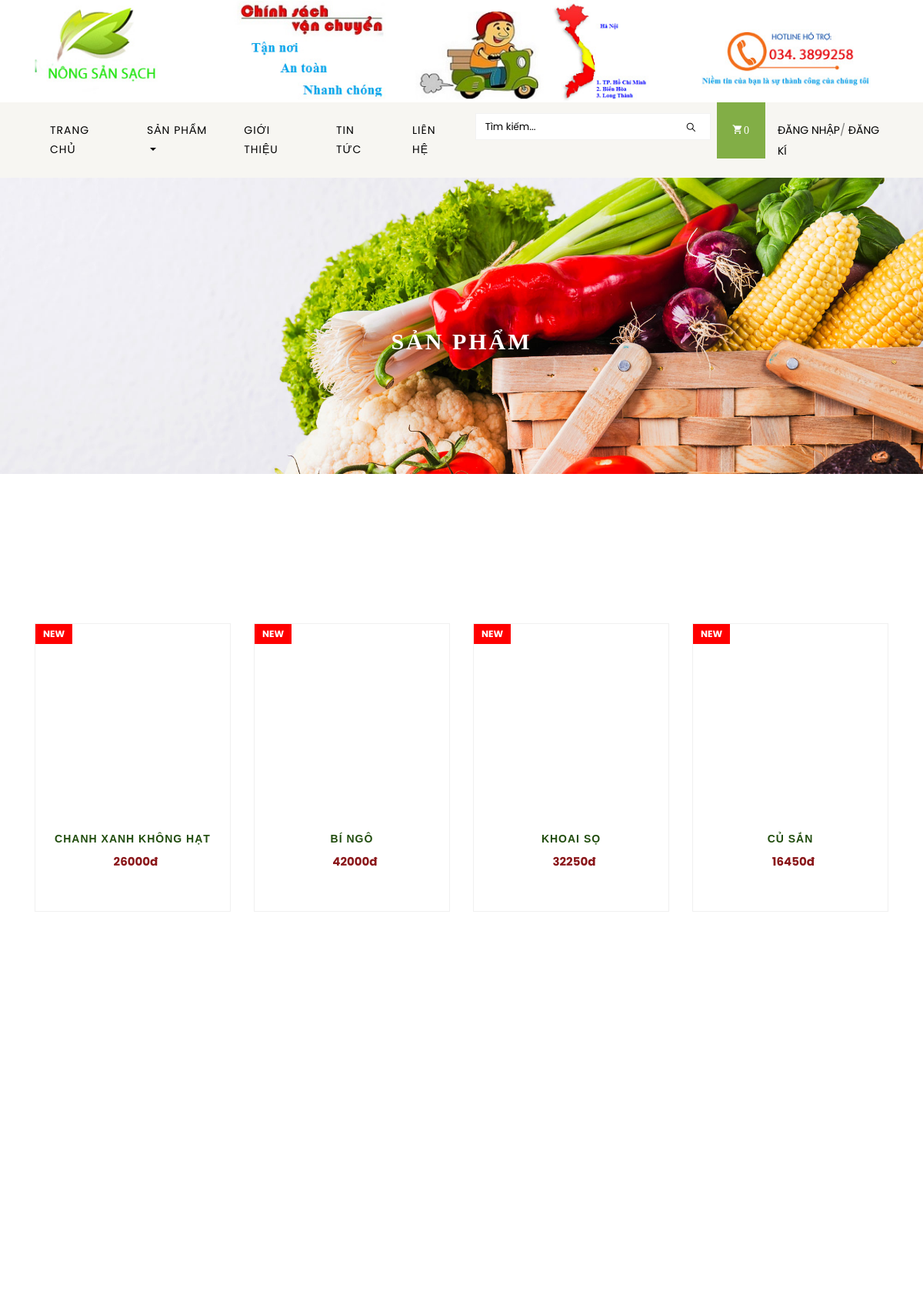
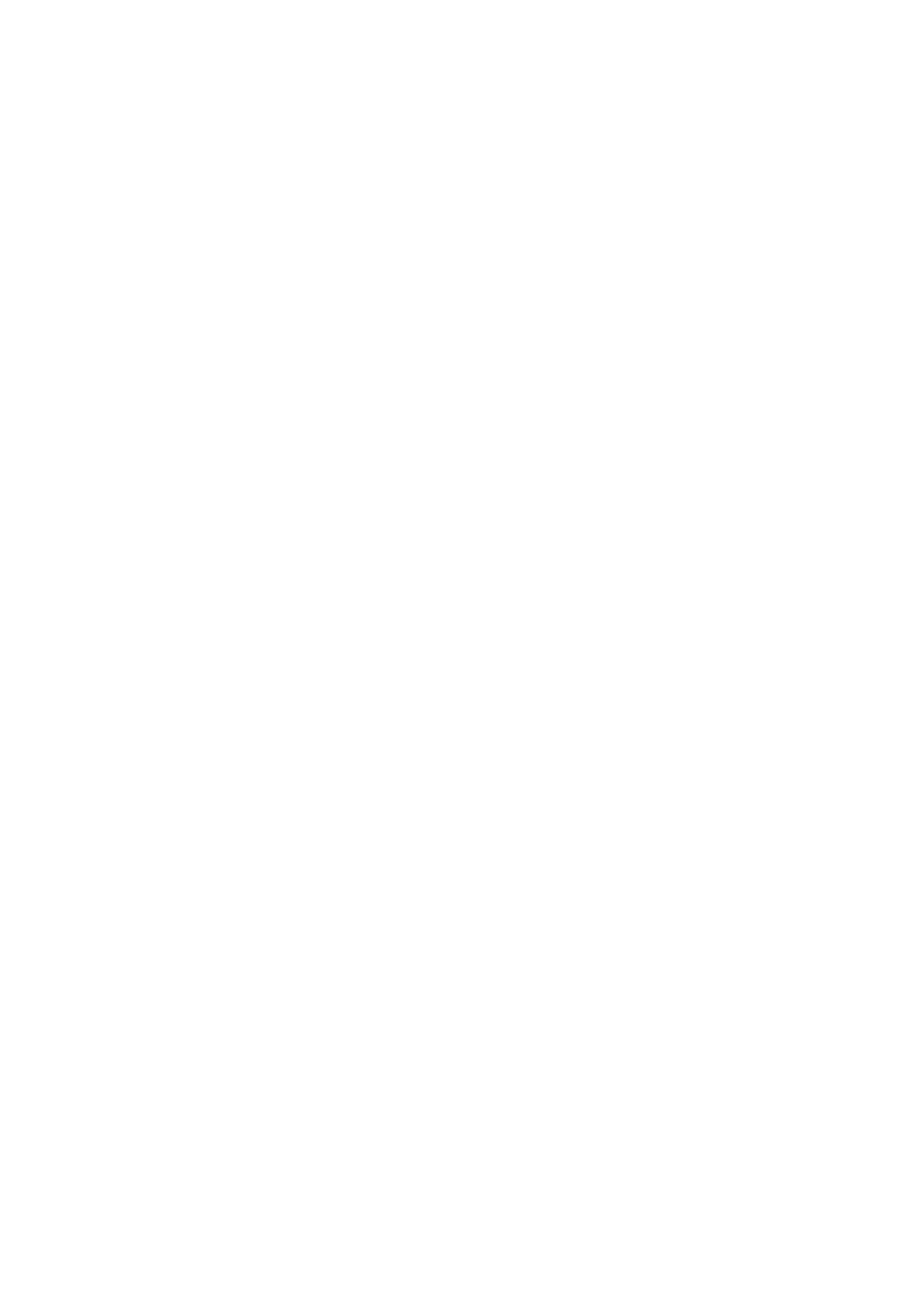
The app's page /shop/ (upper part) with its own data (2 pictures, top to bottom).
### home/models.py (models this page shows, shortened)
class Product(models.Model):
	product_ncc = models.ForeignKey(Product_NCC, on_delete= models.SET_NULL, null=True, blank=True)
	product_detail = models.ForeignKey(Product_detail, on_delete=models.SET_NULL, null=True, blank=True)
	name = models.CharField(max_length=200)
	price = models.DecimalField(default = 1,max_digits=100,decimal_places=0)
	digital = models.BooleanField(default=False,null=True, blank=True)
	image = models.ImageField(null=True, blank=True)
	description = models.TextField()
	quantities = models.IntegerField()
	date_use = models.DateTimeField(auto_now_add=False,blank=True)
	pack = models.CharField(max_length=100, null=True)

### home/views.py (the view)
# urls.py: path('shop/', views.Shop, name="shop"),
def Shop(request):
    product = Product.objects.all()
    product_laster = Product_detail.objects.all().order_by('-id')[:10]
    extra_context ={
        'product': product,
        'product_laster':product_laster
    }
    return render(request, 'shop.html', extra_context)

### home/templatetags/cart_templatetags.py (called while the page is built)
@register.simple_tag
def shopcartcount(userid):
    count = ShopCart.objects.filter(user_id=userid).count()
    return count

### templates/shop.html (shortened to what this page needs)
{% extends 'store/main.html' %}
{% load static %}
{% static "images" as baseURL %}
{% block content %}
    <div class="hero-wrap hero-bread" style="background-image: url('{% static 'images/bg_1.jpg' %}');">
      <div class="container">
        <div class="row no-gutters slider-text align-items-center justify-content-center">
          <div class="col-md-9 ftco-animate text-center">
            <h1 class="mb-0 bread">Sản phẩm</h1>
          </div>
        </div>
      </div>
    </div>
    <section class="ftco-section">
    	<div class="container">
    		<div class="row justify-content-center">
    			<div class="col-md-10 mb-5 text-center">
    			</div>
			</div>
    		<div class="row">
				{% for product in product %}
    			<div class="col-md-6 col-lg-3 ftco-animate">
    				<div class="product">
						<a href="{% url 'product' product.id %}" class="img-prod"><img class="img-fluid" src="{{baseURL}}/{{product.image}}" alt="Colorlib Template">
							<span class="status">NEW</span>
    					</a>
    					<div class="text py-3 pb-4 px-3 text-center">
    						<h3><a href="{% url 'product' product.id %}">{{product.name}}</a></h3>
    						<div class="d-flex">
    							<div class="pricing">
		    						<p class="price"><span class="price-sale">{{product.price}}đ</span></p>
		    					</div>
	    					</div>
						</div>
					</div>
				</div>
				{% endfor %}
    		</div>
    	</div>
    </section>
  {% endblock content %}

### records on screen
Product: name "CHANH XANH KHÔNG HẠT", price "26000"
Product: name "BÍ NGÔ", price "42000"
Product: name "KHOAI SỌ", price "32250"
Product: name "CỦ SẮN", price "16450"

### other values on screen
{{ count }} "0"
